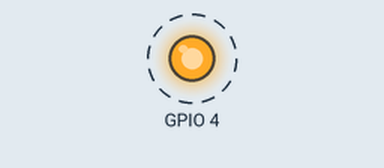
Bench run of a sketch on a simulated ESP32. Parts: output pins drawn as LEDs (lit = HIGH). Dashed ring = blinking. WiFi joins after 1.5 s; servers stay silent unless stated; what the sketch prints to the serial monitor is not drawn.

Above: at 1.7 s.
Timing chart, 0 to 4.5 s (numbered marks = the images above):
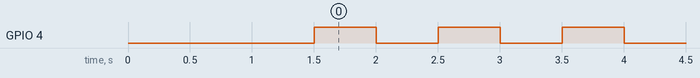

The sketch:

Wifi_testing.ino
```cpp
#include <WiFi.h>

// Replace with your WiFi credentials
const char* ssid = "ABAD-BB2";
const char* password = "Abad723-Linux";

void setup() {
  pinMode(4, OUTPUT);
    Serial.begin(115200);
    Serial.println("\nConnecting to WiFi...");

    WiFi.begin(ssid, password);

    while (WiFi.status() != WL_CONNECTED) {
        delay(500);
        Serial.print(".");
    }

    Serial.println("\nWiFi connected!");
    Serial.print("IP Address: ");
    Serial.println(WiFi.localIP());
}

void loop() {
    // Nothing needed here for just WiFi connection
    digitalWrite(4, HIGH);
    delay(500);
    digitalWrite(4, LOW);
    delay(500);
}
```

Measured:
- by itself, GPIO 4: alternates HIGH for 0.50 s and LOW for 0.50 s
